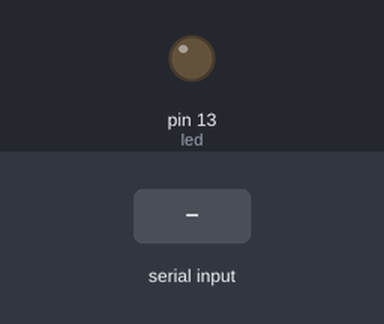
The sketch below on a simulated Arduino Uno, built with avr-gcc and run on an emulated ATmega328P. Shown: output pins drawn as LEDs (lit = HIGH). The inputs (shaded band) are chosen by the test bench.

Above: at 1.2 s.
1.3 s: "D" received over Serial
At 2.1 s:
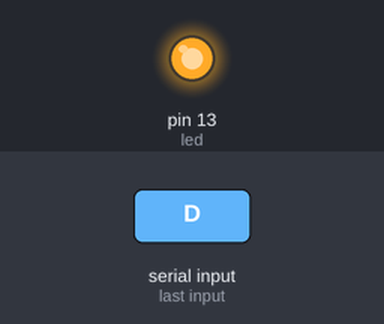
Timing chart, 0 to 4.3 s (numbered marks = the images above; inputs shaded):
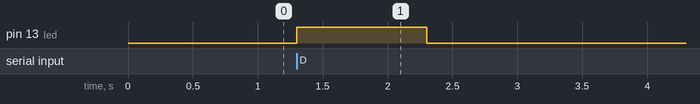

The sketch:

blink.ino
```cpp
/*
For testing XBee via serial
Kevin Walker 16 Mar 2014
Based on Blink
 */

// Pin 13 has an LED connected on most Arduino boards.
// give it a name:
int led = 13;

// the setup routine runs once when you press reset:
void setup() {
  // initialize the digital pin as an output.
  pinMode(led, OUTPUT);
  Serial.begin(9600);
}

// the loop routine runs over and over again forever:
void loop() {

  if (Serial.available() > 0) {
    if (Serial.read() == 'D'){ //ring the bell briefly
    digitalWrite(led, HIGH);
    delay(1000);
    digitalWrite(led, LOW);
    }
  }

//  digitalWrite(led, HIGH);   // turn the LED on (HIGH is the voltage level)
//  delay(1000);               // wait for a second
//  digitalWrite(led, LOW);    // turn the LED off by making the voltage LOW
//  delay(1000);               // wait for a second
}
```

Measured:
- after the input at 1.3 s, pin 13 (led): LOW → HIGH at once, → LOW 1.0 s later
